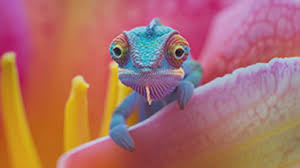
#> input picture Input_image/Image_1.jpg, 300 x 168 px, found by its file name
$ python color_spaces.py
#> lines starting #> are read from the running program, lines starting #| are printed output that depends on the picture
import cv2
import numpy as np

import matplotlib.pyplot as plt

# Load an image
image_path = r'C:\Users\HP\Desktop\Learn\Python Image\All-basic-python-image\Input_image\Image_1.jpg'
img = cv2.imread(image_path)  # Replace with your image path
#> img is the input picture: shape (168, 300, 3); mean B, G, R 104.1, 109.7, 171.5
img_rgb = cv2.cvtColor(img, cv2.COLOR_BGR2RGB)

# Convert to different color spaces
img_gray = cv2.cvtColor(img, cv2.COLOR_BGR2GRAY)
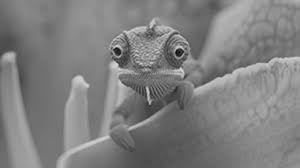
#> img_gray: shape (168, 300); min 9, max 216, mean 127.6
img_hsv = cv2.cvtColor(img, cv2.COLOR_BGR2HSV)
#> img_hsv: shape (168, 300, 3); mean H, S, V 85.8, 132.4, 177.4
img_lab = cv2.cvtColor(img, cv2.COLOR_BGR2LAB)
#> img_lab: shape (168, 300, 3); mean of channels 0, 1, 2 136.9, 153.3, 141.7

print("Grayscale is a single channel image, while RGB, HSV, and LAB are three channel images.")
print("RGB: Red, Green, Blue")
print("Grayscale: Single channel representing intensity")
print("HSV: Hue, Saturation, Value")
print("LAB: Lightness, A channel, B channel")
print("Note: LAB is often visualized in grayscale, but it has three channels.")


# Display images
plt.figure(figsize=(12, 8))

plt.subplot(2, 2, 1)
plt.title('RGB')
plt.imshow(img_rgb)
plt.axis('off')

plt.subplot(2, 2, 2)
plt.title('Grayscale')
plt.imshow(img_gray, cmap='gray')
plt.axis('off')

plt.subplot(2, 2, 3)
plt.title('HSV')
plt.imshow(img_hsv, cmap='gray')
plt.axis('off')

plt.subplot(2, 2, 4)
plt.title('LAB')
plt.imshow(img_lab, cmap='gray')  # LAB is often visualized in grayscale
plt.axis('off')

plt.tight_layout()
plt.show()
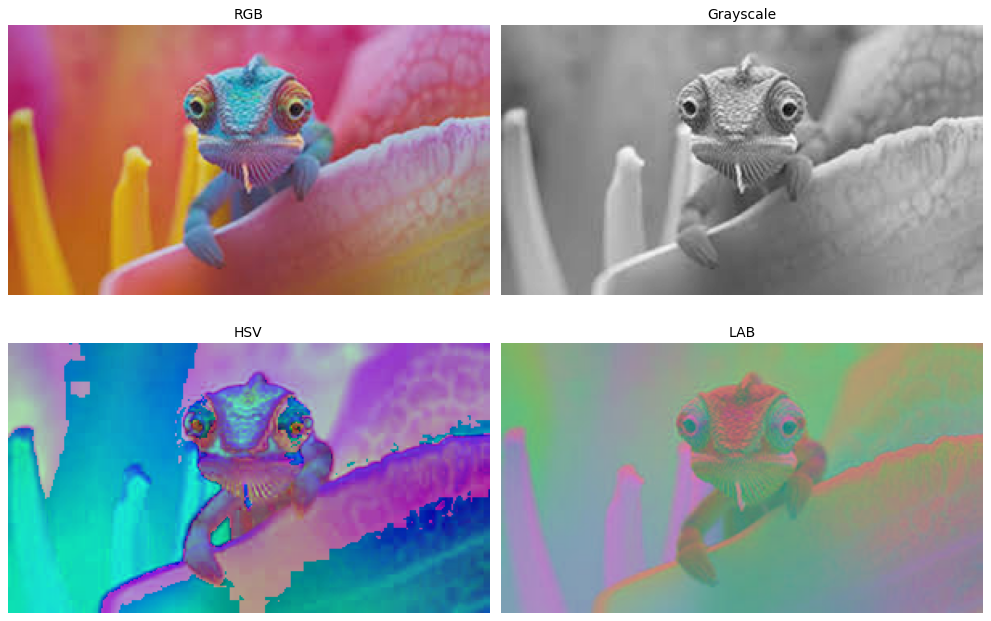
#> figure drawn by matplotlib, 4 panels

$ run again, with Input_image/Image_2.jpg copied over Input_image/Image_1.jpg
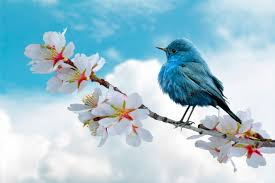
#> input picture Input_image/Image_2.jpg, 275 x 183 px, found by its file name
#> img is the input picture: shape (183, 275, 3); mean B, G, R 212, 199.2, 165.7
#> `img_gray = cv2.cvtColor(img, cv2.COLOR_BGR2GRAY)`:
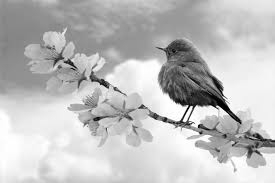
#> img_gray: shape (183, 275); min 0, max 255, mean 190.7
#> img_hsv: shape (183, 275, 3); mean H, S, V 90, 67.5, 214.5
#> img_lab: shape (183, 275, 3); mean of channels 0, 1, 2 200.3, 121.8, 118.7
#> `plt.show()`:
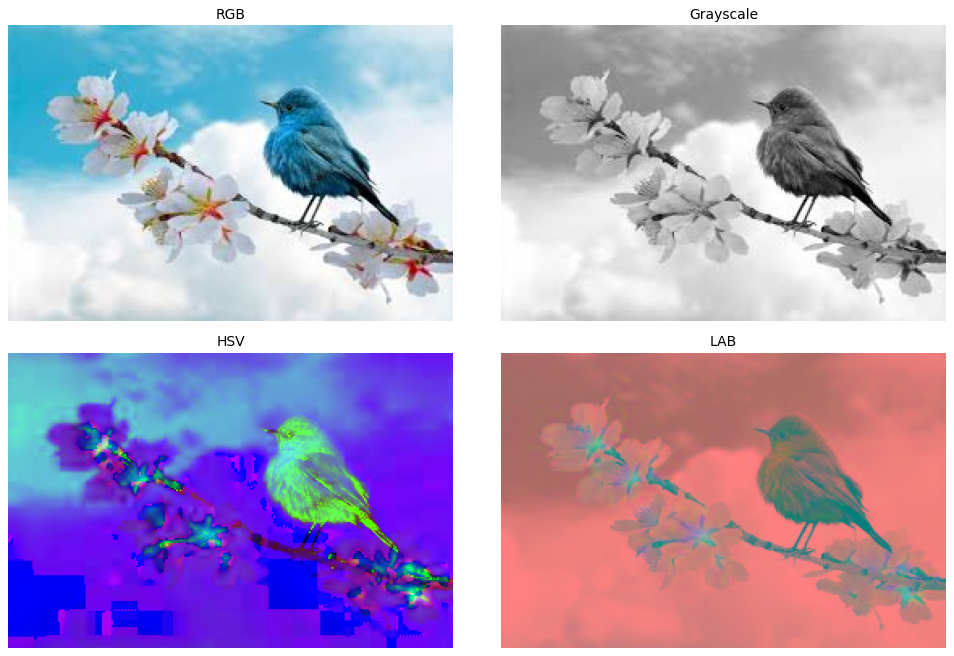
#> figure drawn by matplotlib, 4 panels

$ run again, with Input_image/Image_3.jpg copied over Input_image/Image_1.jpg
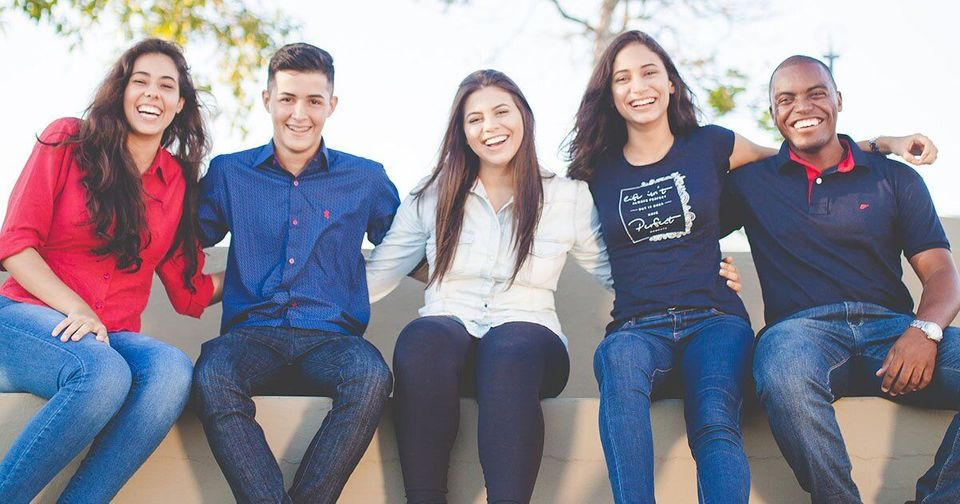
#> input picture Input_image/Image_3.jpg, 960 x 504 px, found by its file name
#> img is the input picture: shape (504, 960, 3); mean B, G, R 150.7, 137.3, 140.9
#> `img_gray = cv2.cvtColor(img, cv2.COLOR_BGR2GRAY)`:
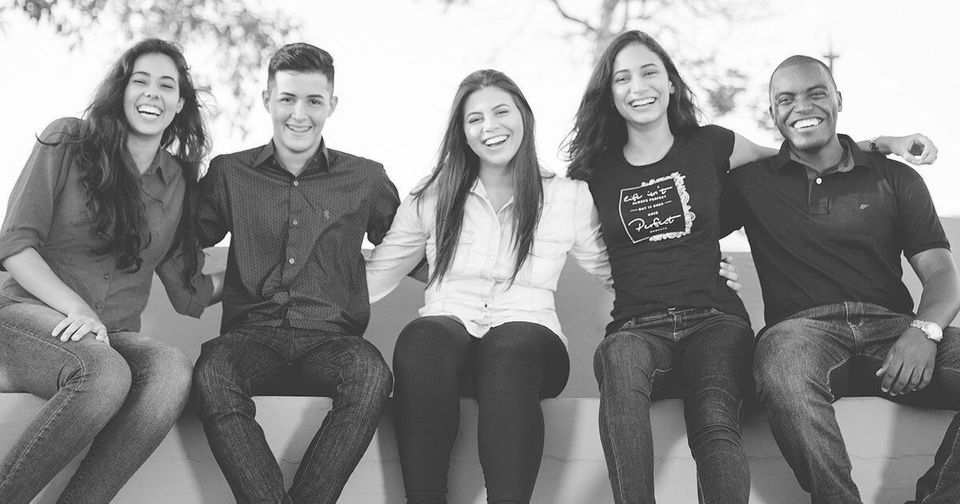
#> img_gray: shape (504, 960); min 4, max 255, mean 139.9
#> img_hsv: shape (504, 960, 3); mean H, S, V 91.7, 70.6, 165.8
#> img_lab: shape (504, 960, 3); mean of channels 0, 1, 2 146.8, 133.8, 122
#> `plt.show()`:
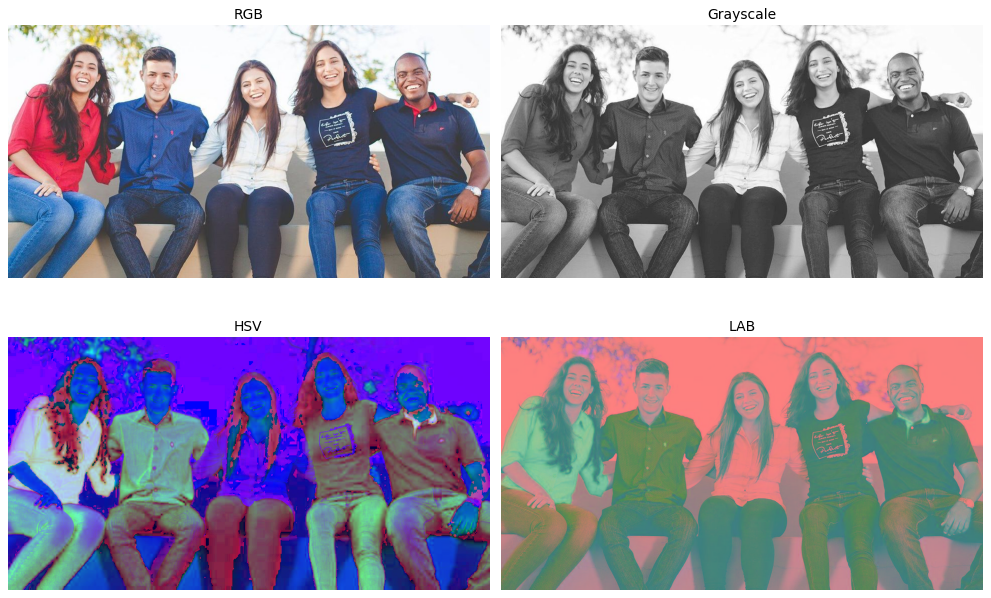
#> figure drawn by matplotlib, 4 panels
